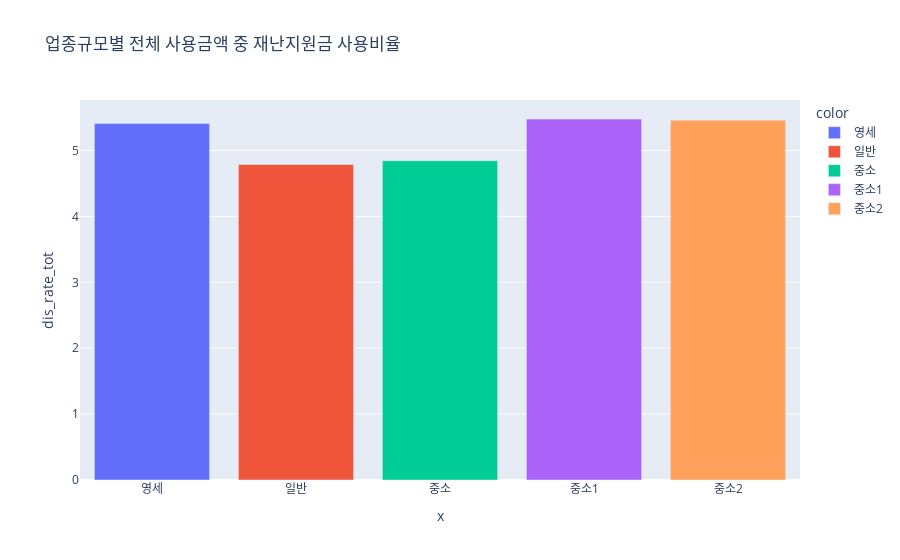

Source (notebook cell):
### Code cell
fig = px.bar(fran_rate, x = fran_rate.index.values, y = 'dis_rate_tot',
             color = fran_rate.index.values,
             title='업종규모별 전체 사용금액 중 재난지원금 사용비율')
fig.show()

### Figure 1 — Plotly figure (JSON) as saved in the notebook; plotly's stock layout.template omitted (floating-point values rounded to 4 significant figures)
{"data": [{"alignmentgroup": "True", "hovertemplate": "color=영세<br>x=%{x}<br>dis_rate_tot=%{y}<extra></extra>", "legendgroup": "영세", "marker": {"color": "#636efa"}, "name": "영세", "offsetgroup": "영세", "orientation": "v", "showlegend": true, "textposition": "auto", "type": "bar", "x": ["영세"], "xaxis": "x", "y": [5.412], "yaxis": "y"}, {"alignmentgroup": "True", "hovertemplate": "color=일반<br>x=%{x}<br>dis_rate_tot=%{y}<extra></extra>", "legendgroup": "일반", "marker": {"color": "#EF553B"}, "name": "일반", "offsetgroup": "일반", "orientation": "v", "showlegend": true, "textposition": "auto", "type": "bar", "x": ["일반"], "xaxis": "x", "y": [4.788], "yaxis": "y"}, {"alignmentgroup": "True", "hovertemplate": "color=중소<br>x=%{x}<br>dis_rate_tot=%{y}<extra></extra>", "legendgroup": "중소", "marker": {"color": "#00cc96"}, "name": "중소", "offsetgroup": "중소", "orientation": "v", "showlegend": true, "textposition": "auto", "type": "bar", "x": ["중소"], "xaxis": "x", "y": [4.846], "yaxis": "y"}, {"alignmentgroup": "True", "hovertemplate": "color=중소1<br>x=%{x}<br>dis_rate_tot=%{y}<extra></extra>", "legendgroup": "중소1", "marker": {"color": "#ab63fa"}, "name": "중소1", "offsetgroup": "중소1", "orientation": "v", "showlegend": true, "textposition": "auto", "type": "bar", "x": ["중소1"], "xaxis": "x", "y": [5.479], "yaxis": "y"}, {"alignmentgroup": "True", "hovertemplate": "color=중소2<br>x=%{x}<br>dis_rate_tot=%{y}<extra></extra>", "legendgroup": "중소2", "marker": {"color": "#FFA15A"}, "name": "중소2", "offsetgroup": "중소2", "orientation": "v", "showlegend": true, "textposition": "auto", "type": "bar", "x": ["중소2"], "xaxis": "x", "y": [5.461], "yaxis": "y"}], "layout": {"barmode": "relative", "legend": {"title": {"text": "color"}, "tracegroupgap": 0}, "title": {"text": "업종규모별 전체 사용금액 중 재난지원금 사용비율"}, "xaxis": {"anchor": "y", "domain": [0, 1], "title": {"text": "x"}}, "yaxis": {"anchor": "x", "domain": [0, 1], "title": {"text": "dis_rate_tot"}}}}
